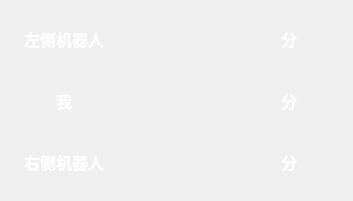
<?xml version="1.0" encoding="UTF-8"?>
<ui version="4.0">
 <class>ScorePannel</class>
 <widget class="QWidget" name="ScorePannel">
  <property name="geometry">
   <rect>
    <x>0</x>
    <y>0</y>
    <width>353</width>
    <height>201</height>
   </rect>
  </property>
  <property name="windowTitle">
   <string>Form</string>
  </property>
  <layout class="QGridLayout" name="gridLayout">
   <item row="1" column="0">
    <widget class="QLabel" name="meTitle">
     <property name="font">
      <font>
       <family>微软雅黑</family>
       <pointsize>12</pointsize>
       <bold>true</bold>
      </font>
     </property>
     <property name="styleSheet">
      <string notr="true">color: rgb(255, 255, 255);</string>
     </property>
     <property name="text">
      <string>我</string>
     </property>
     <property name="alignment">
      <set>Qt::AlignCenter</set>
     </property>
    </widget>
   </item>
   <item row="0" column="0">
    <widget class="QLabel" name="leftTitle">
     <property name="font">
      <font>
       <family>微软雅黑</family>
       <pointsize>12</pointsize>
       <bold>true</bold>
      </font>
     </property>
     <property name="styleSheet">
      <string notr="true">color: rgb(255, 255, 255);</string>
     </property>
     <property name="text">
      <string>左侧机器人</string>
     </property>
     <property name="alignment">
      <set>Qt::AlignCenter</set>
     </property>
    </widget>
   </item>
   <item row="0" column="3">
    <widget class="QLabel" name="score1">
     <property name="font">
      <font>
       <family>微软雅黑</family>
       <pointsize>12</pointsize>
       <bold>true</bold>
      </font>
     </property>
     <property name="styleSheet">
      <string notr="true">color: rgb(255, 255, 255);</string>
     </property>
     <property name="text">
      <string>分</string>
     </property>
     <property name="alignment">
      <set>Qt::AlignCenter</set>
     </property>
    </widget>
   </item>
   <item row="3" column="3">
    <widget class="QLabel" name="score3">
     <property name="font">
      <font>
       <family>微软雅黑</family>
       <pointsize>12</pointsize>
       <bold>true</bold>
      </font>
     </property>
     <property name="styleSheet">
      <string notr="true">color: rgb(255, 255, 255);</string>
     </property>
     <property name="text">
      <string>分</string>
     </property>
     <property name="alignment">
      <set>Qt::AlignCenter</set>
     </property>
    </widget>
   </item>
   <item row="3" column="2">
    <widget class="QLabel" name="rightScore">
     <property name="font">
      <font>
       <family>微软雅黑</family>
       <pointsize>12</pointsize>
       <bold>true</bold>
      </font>
     </property>
     <property name="styleSheet">
      <string notr="true">color: rgb(255, 255, 255);</string>
     </property>
     <property name="text">
      <string/>
     </property>
     <property name="alignment">
      <set>Qt::AlignCenter</set>
     </property>
    </widget>
   </item>
   <item row="1" column="3">
    <widget class="QLabel" name="score2">
     <property name="font">
      <font>
       <family>微软雅黑</family>
       <pointsize>12</pointsize>
       <bold>true</bold>
      </font>
     </property>
     <property name="styleSheet">
      <string notr="true">color: rgb(255, 255, 255);</string>
     </property>
     <property name="text">
      <string>分</string>
     </property>
     <property name="alignment">
      <set>Qt::AlignCenter</set>
     </property>
    </widget>
   </item>
   <item row="3" column="0">
    <widget class="QLabel" name="rightTitle">
     <property name="font">
      <font>
       <family>微软雅黑</family>
       <pointsize>12</pointsize>
       <bold>true</bold>
      </font>
     </property>
     <property name="styleSheet">
      <string notr="true">color: rgb(255, 255, 255);</string>
     </property>
     <property name="text">
      <string>右侧机器人</string>
     </property>
     <property name="alignment">
      <set>Qt::AlignCenter</set>
     </property>
    </widget>
   </item>
   <item row="0" column="2">
    <widget class="QLabel" name="leftScore">
     <property name="font">
      <font>
       <family>微软雅黑</family>
       <pointsize>12</pointsize>
       <bold>true</bold>
      </font>
     </property>
     <property name="styleSheet">
      <string notr="true">color: rgb(255, 255, 255);</string>
     </property>
     <property name="text">
      <string/>
     </property>
     <property name="alignment">
      <set>Qt::AlignCenter</set>
     </property>
    </widget>
   </item>
   <item row="1" column="2">
    <widget class="QLabel" name="myScore">
     <property name="font">
      <font>
       <family>微软雅黑</family>
       <pointsize>12</pointsize>
       <bold>true</bold>
      </font>
     </property>
     <property name="styleSheet">
      <string notr="true">color: rgb(255, 255, 255);</string>
     </property>
     <property name="text">
      <string/>
     </property>
     <property name="alignment">
      <set>Qt::AlignCenter</set>
     </property>
    </widget>
   </item>
  </layout>
 </widget>
 <resources/>
 <connections/>
</ui>
